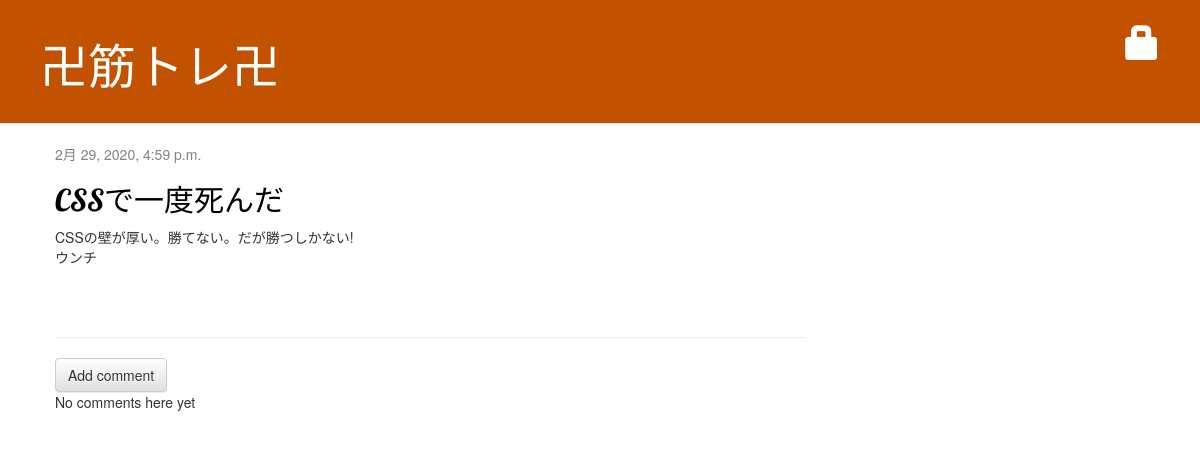
The app's page /post/2/ with its own data.
### blog/models.py (models this page shows, shortened)
class Post(models.Model):
    author = models.ForeignKey(settings.AUTH_USER_MODEL, on_delete=models.CASCADE)
    title = models.CharField(max_length=200)
    text = models.TextField()
    created_date = models.DateTimeField(default=timezone.now)
    published_date = models.DateTimeField(blank=True, null=True)

### blog/views.py (the view)
# urls.py: path('post/<int:pk>/', views.post_detail, name='post_detail'),
def post_detail(request, pk):
    post = get_object_or_404(Post, pk=pk)
    return render(request, 'blog/post_detail.html', {'post': post})

### blog/templates/blog/post_detail.html (shortened to what this page needs)
{% extends 'blog/base.html' %}
{% block content %}
    <div class="post">
        {% if post.published_date %}
            <div class="date">
                {{ post.published_date }}
            </div>
        {% else %}
            <a class="btn btn-default" href="{% url 'post_publish' pk=post.pk %}">Publish</a>
        {% endif %}
        <h2>{{ post.title }}</h2>
        <p>{{ post.text|linebreaksbr }}</p>
    </div>
    <hr>
    <a class="btn btn-default" href="{% url 'add_comment_to_post' pk=post.pk %}">Add comment</a>
    {% for comment in post.comments.all %}
        {% if user.is_authenticaded or comment.approved_comment %}
        <div class="comment">
            <div class="date">
                {{ comment.created_date }}
                {% if not comment.approved_comment %}
                    <a class="btn btn-default" href="{% url 'comment_remove' pk=comment.pk %}"><span class="glyphicon glyphicon-remove"></span></a>
                    <a class="btn btn-default" href="{% url 'comment_approve' pk=comment.pk %}"><span class="glyphicon glyphicon-ok"></span></a>
                {% endif %}
            </div>
            <strong>{{ comment.author }}</strong>
            <p>{{ comment.text|linebreaks }}</p>
         </div>
         {% endif %}
    {% empty %}
        <p>No comments here yet</p>
    {% endfor %}
{% endblock %}

### blog/static/css/blog.css (style rules this page uses)
h1, h2, h3, h4 { font-family: 'Lobster', cursive; }
.date { color: #828282; }
.post { margin-bottom: 70px; }
.post h2, .post h2:visited { color: #000000; }

### records on screen
Post: published_date "2月 29, 2020, 4:59 p.m.", title "CSSで一度死んだ", text "CSSの壁が厚い。勝てない。だが勝つしかない! ウンチ"
